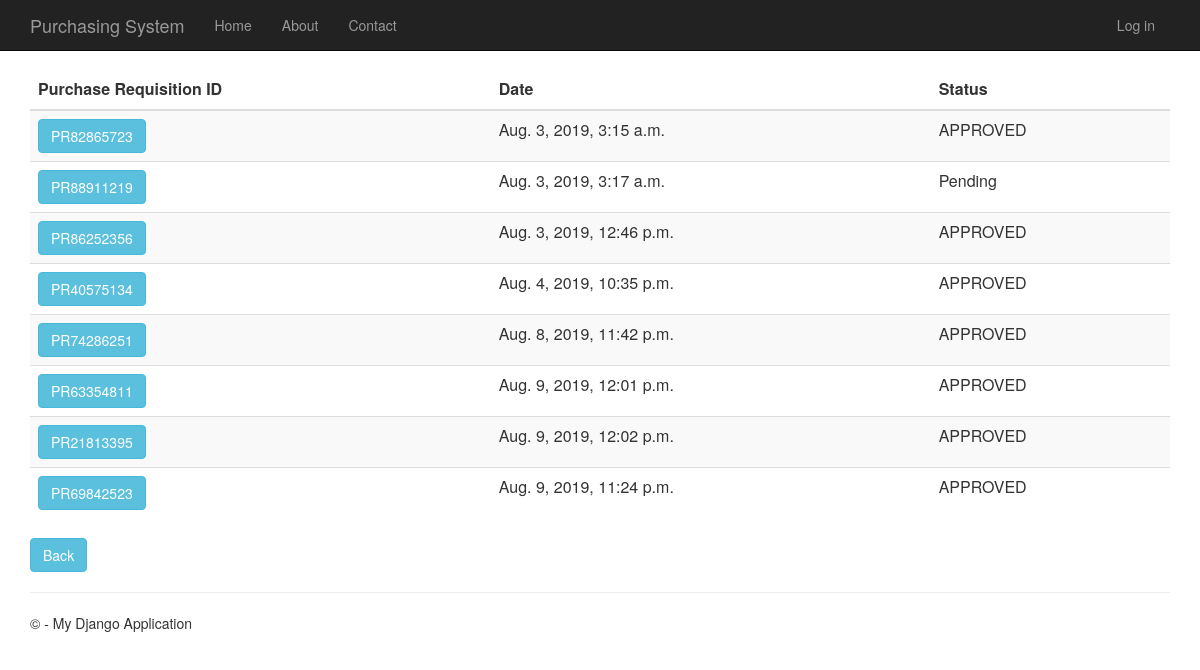
The app's page /purchaserequisitionhistory, older data.
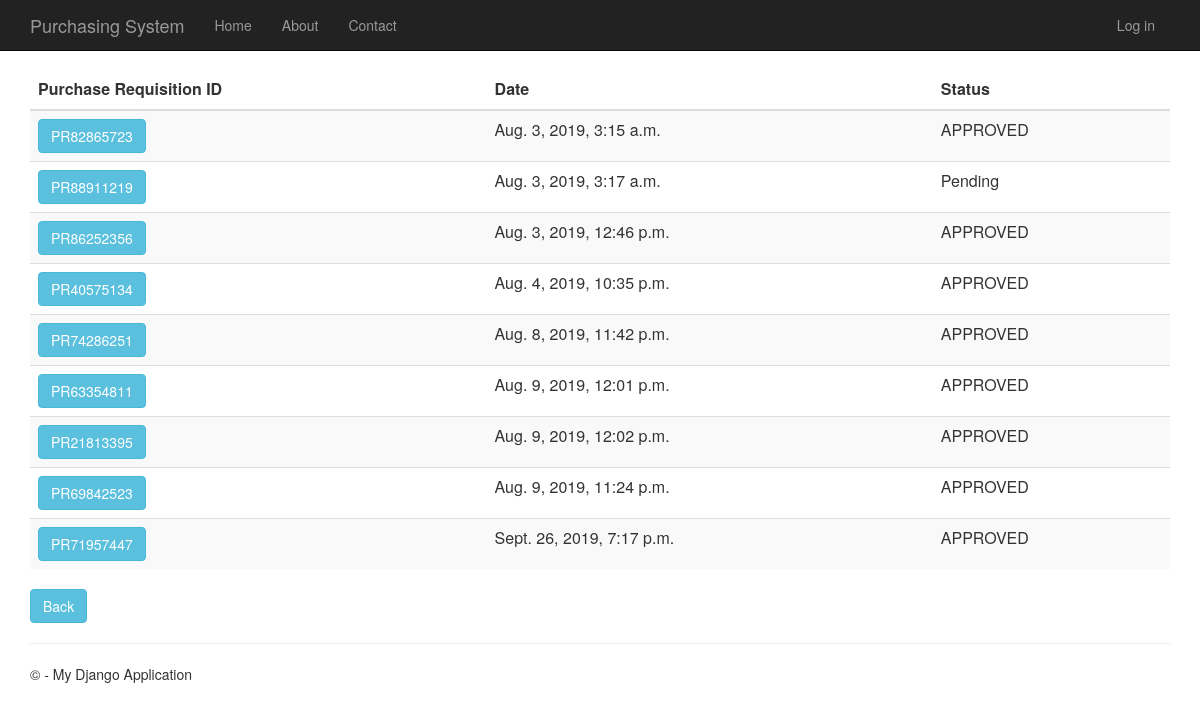
The same page, newer data.
### PurchaseRequisition/models.py (models this page shows)
class PurchaseRequisition(models.Model):
    pr_id= models.CharField(max_length=10, primary_key=True) #takes character
    description= models.TextField(null=True,default=None, blank=True)
    time_created= models.DateTimeField()
    total_price= models.DecimalField(max_digits=10, decimal_places=2, default=Decimal('0.00'))
    status= models.TextField(max_length=10, default="Pending")
    person_id = models.ForeignKey(Person)
    def __str__(self):
        return str(self.pr_id)

### PurchaseRequisition/views.py (the view)
# urls.py: url(r'^purchaserequisitionhistory', PurchaseRequisition.views.purchaserequisitionhistory, name="purchase_requisition_history"),
def purchaserequisitionhistory(request):
    purchase_requisitions = PurchaseRequisition.objects.all()
    print(purchase_requisitions)
    context = {
            'title':'Purchase Requisition History',
            'rows':purchase_requisitions
        }
    return render(request,'PurchaseRequisition/purchaserequisitionhistory.html',context)

### PurchaseRequisition/templates/PurchaseRequisition/purchaserequisitionhistory.html
﻿{% extends "app/layout.html" %}
{% block content %}
<div class="purchaseorderhistory margintop" action="menu" >
    <form action="purchaserequisitionhistorydetails" method="GET">
        <table class="table table-striped margintop">
          <thead>
            <tr>
              <th scope="col">Purchase Requisition ID</th>
              <th scope="col">Date</th>
              <th scope="col">Status</th>
            </tr>
          </thead>
          <tbody>
              {% for r in rows %}
            <tr>
                 <td><button type="submit" name="pr_id" value="{{r.pr_id}}" class="btn btn-info" >{{r.pr_id}}</button></td>
                 <td>{{r.time_created}}</td>
                 <td>{{r.status}}</td>
            </tr>
              {% endfor %}
          </tbody>
        </table>
    </form>
       <form action="menu">
        <div class="margintop">
            <button type="submit" class="btn btn-info" >Back</button>
        </div>
    </form>
</div>
{% endblock %}

Row changes from the older to the newer data that the page shows:
added PurchaseRequisition: pr_id "PR71957447", time_created "Sept. 26, 2019, 7:17 p.m.", status "APPROVED"
